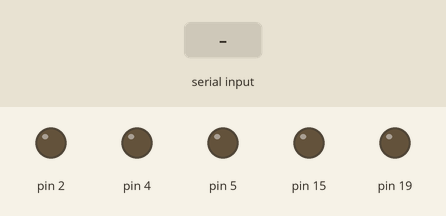
Simulated run of this sketch. Board: Arduino Uno, built with avr-gcc and run on an emulated ATmega328P. On the bench: output pins drawn as LEDs (lit = HIGH). Inputs (shaded band) come from the test bench.

Above: at 1.2 s.
1.3 s: byte 1 (1) received over Serial
At 2.2 s:
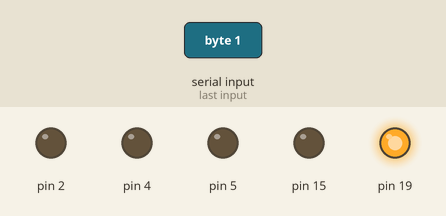
2.8 s: byte 5 (5) received over Serial
At 3.3 s:
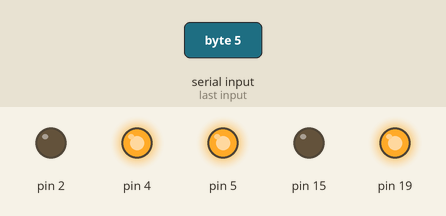
4.3 s: byte 6 (6) received over Serial
At 5.7 s:
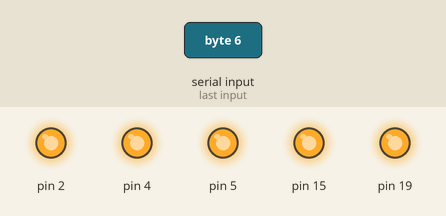
Timing chart, 0 to 7.3 s (numbered marks = the images above; inputs shaded):
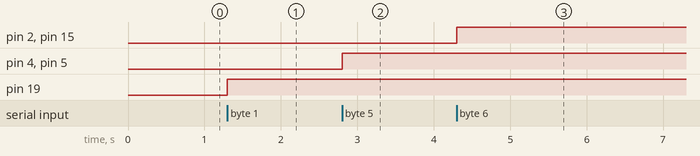

The sketch:

arm.ino
```cpp
uint8_t actuator1[] = {19, 21}; //md1
uint8_t actuator2[] = {22, 23}; //md1
uint8_t pitch[] = {32, 33};//md2
uint8_t base[] = {25, 26};//md2
uint8_t roll[] = {5, 4};//md3
uint8_t grip[] = {2, 15};//md3


void setMotor(uint8_t motor[]){
    for(int i=0; i<2; i++){
        pinMode(motor[i], OUTPUT);
    }
}

void motorCtrl(uint8_t motor[], uint8_t dir, uint8_t pwm){
    digitalWrite(motor[0], dir);
    analogWrite(motor[1], pwm);
}


void setup() {
    setMotor(actuator1);
    setMotor(actuator2);
    setMotor(pitch);
    setMotor(base);
    setMotor(roll);
    setMotor(grip);

    Serial.begin(115200);
}

void loop() {
    if (Serial.available() > 0){
        uint8_t num = (uint8_t)Serial.read();
        uint8_t dir = (uint8_t)Serial.read();
        uint8_t pwm = (uint8_t)Serial.read();

        switch(num){
            case 1:
                motorCtrl(actuator1, dir, pwm);
                break;
            case 2:
                motorCtrl(actuator2, dir, pwm);
                break;
            case 3:
                motorCtrl(pitch, dir, pwm);
                break;
            case 4:
                motorCtrl(base, dir, pwm);
                break;
            case 5:
                motorCtrl(roll, dir, pwm);
                break;
            case 6:
                motorCtrl(grip, dir, pwm);
                break;
            case 7:
                motorCtrl(actuator1, 0, 0);
                motorCtrl(actuator2, 0, 0);
                motorCtrl(pitch, 0, 0);
                motorCtrl(base, 0, 0);
                motorCtrl(roll, 0, 0);
                motorCtrl(grip, 0, 0);
                break;
        }
    }
}
```

Measured:
- after the input at 1.3 s, pin 19: LOW → HIGH at once
- after the input at 2.8 s, pin 4, pin 5: LOW → HIGH at once
- after the input at 4.3 s, pin 2, pin 15: LOW → HIGH at once
